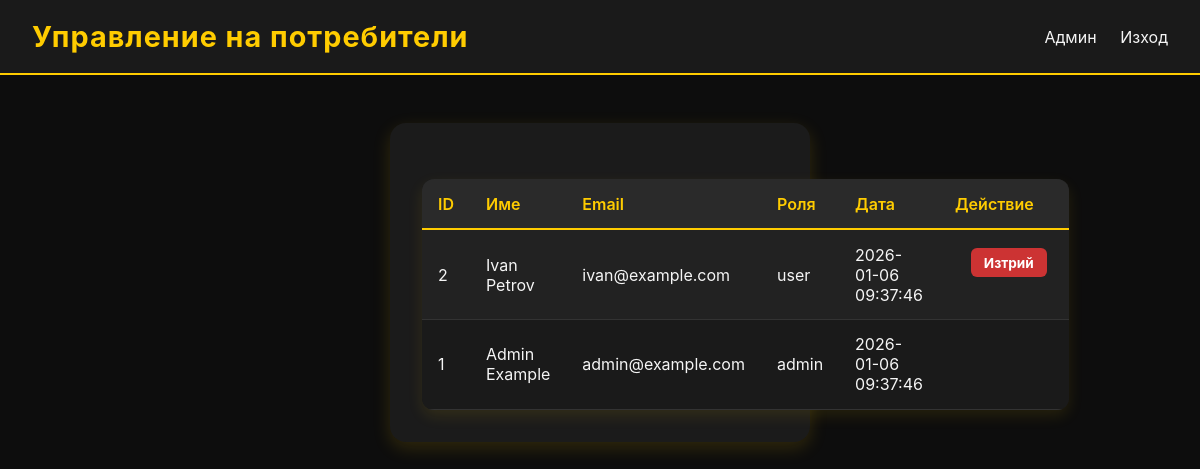
Screenshot of /admin/admin_users.php (signed in) with the database file from the repository.
### tables this page shows
CREATE TABLE IF NOT EXISTS users (
  id INT AUTO_INCREMENT PRIMARY KEY,
  full_name VARCHAR(100) NOT NULL,
  email VARCHAR(150) NOT NULL UNIQUE,
  password VARCHAR(255) NOT NULL,
  role ENUM('user','admin') NOT NULL DEFAULT 'user',
  created_at TIMESTAMP DEFAULT CURRENT_TIMESTAMP
);

### admin/admin_users.php (the view, shortened to what this page needs)
<?php
require '../config.php';
$users = $pdo->query("SELECT id, full_name, email, role, created_at FROM users ORDER BY id DESC")->fetchAll();
?>
<!doctype html>
<html lang="bg">
<head>
<link rel="stylesheet" href="../styles.css">
</head>
<body>
<header>
  <h1>Управление на потребители</h1>
  <nav>
    <a href="admin_dashboard.php">Админ</a>
    <a href="../logout.php">Изход</a>
  </nav>
</header>
<div class="container">
  <table>
    <tr><th>ID</th><th>Име</th><th>Email</th><th>Роля</th><th>Дата</th><th>Действие</th></tr>
    <?php foreach ($users as $u): ?>
      <tr>
        <td><?=$u['id']?></td>
        <td><?=htmlspecialchars($u['full_name'])?></td>
        <td><?=htmlspecialchars($u['email'])?></td>
        <td><?=htmlspecialchars($u['role'])?></td>
        <td><?=$u['created_at']?></td>
        <td>
          <?php if ($u['id'] != $_SESSION['user_id']): ?>
            <a class="btn delete" href="?delete=<?=$u['id']?>" onclick="return confirm('Изтриване на потребител?');">Изтрий</a>
          <?php endif; ?>
        </td>
      </tr>
    <?php endforeach; ?>
  </table>
</div>
</body>
</html>

### styles.css (style rules this page uses)
* { margin: 0; padding: 0; box-sizing: border-box; font-family: "Inter", "Segoe UI", sans-serif; }
body { background-color: #0d0d0d; color: #f5f5f5; min-height: 100vh; }
header { background: #1a1a1a; padding: 1.2rem 2rem; display: flex; justify-content: space-between; align-items: center; border-bottom: 2px solid #ffcc00; }
header h1 { color: #ffcc00; font-size: 1.8rem; letter-spacing: 1px; }
nav a { color: #f5f5f5; text-decoration: none; margin-left: 1.2rem; transition: color 0.3s; }
.btn { display: inline-block; background-color: #ffcc00; color: #000; font-weight: bold; padding: 0.6rem 1.2rem; margin: 0 1rem 1.5rem; border-radius: 8px; text-decoration: none; transition: background-color 0.3s, transform 0.2s; }
.container { max-width: 420px; margin: 6vh auto; background: #1b1b1b; padding: 2rem; border-radius: 16px; box-shadow: 0 6px 18px rgba(255, 204, 0, 0.15); text-align: center; }
.container a { color: #ffcc00; text-decoration: none; }
table { width: 100%; border-collapse: collapse; margin-top: 1.5rem; background: #1b1b1b; color: #f5f5f5; border-radius: 12px; overflow: hidden; box-shadow: 0 6px 15px rgba(255, 204, 0, 0.1); }
th, td { padding: 0.9rem 1rem; text-align: left; }
th { background-color: #2a2a2a; color: #ffcc00; font-weight: 600; border-bottom: 2px solid #ffcc00; }
tr:nth-child(even) { background-color: #222; }
tr:nth-child(odd) { background-color: #1a1a1a; }
td { border-bottom: 1px solid #333; }
table .btn { display: inline-block; padding: 0.4rem 0.8rem; margin-right: 0.4rem; font-size: 0.85rem; border-radius: 6px; background-color: #ffcc00; color: #000; text-decoration: none; font-weight: bold; transition: background-color 0.25s; }
table .btn.delete { background-color: #cc3333; color: #fff; }
body { background-color: #0d0d0d; color: #f5f5f5; font-family: "Inter", "Segoe UI", sans-serif; }

### rows the page displays
users: id "2", full_name "Ivan Petrov", email "ivan@example.com", role "user", created_at "2026-01-06 09:37:46"
users: id "1", full_name "Admin Example", email "admin@example.com", role "admin", created_at "2026-01-06 09:37:46"
